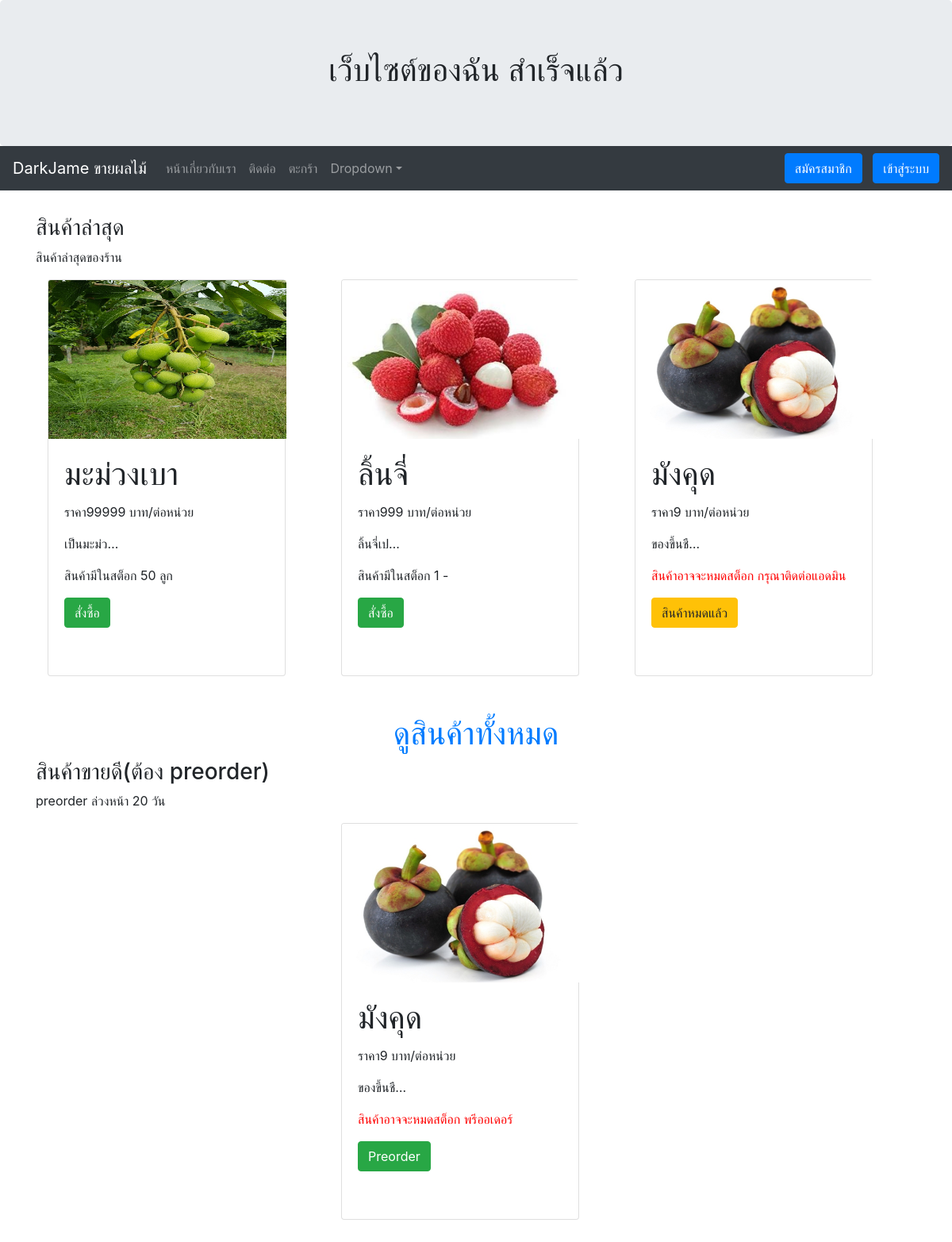
The page / on the database its author committed.
### myapp/models.py (models this page shows, shortened)
class Allproduct(models.Model):
	name = models.CharField(max_length=100)
	price = models.CharField(max_length=100)
	detail = models.TextField(null=True, blank=True)
	imageurl = models.CharField(max_length=200, null=True, blank=True)
	instock = models.BooleanField(default=True)
	quantity = models.IntegerField(default=1)
	unit = models.CharField(max_length=200, default='-')
	image = models.ImageField(upload_to="products", null=True, blank=True)

### myapp/views.py (the view)
# urls.py: 2. Add a URL to urlpatterns:  path('', Home.as_view(), name='home')
def Home(request):
	product = Allproduct.objects.all().order_by('id').reverse()[:3]
	preorder = Allproduct.objects.filter(quantity__lte=0)
	context = {'product': product, 'preorder': preorder}
	return render(request, 'myapp/home.html', context)

### templates/myapp/home.html
{% extends 'myapp/base.html' %}
{% block content %}
    <h3>สินค้าล่าสุด</h3>
    <p>สินค้าล่าสุดของร้าน</p>
    <div class="container-fluid">
        <div class="row">
            {% for pd in product %}
                <div class="container col-sm-4">
                    <div class="card" style="width:300px; height:500px">
                        {% if pd.image %}
                            <img class="card-img-top" src="{{ pd.image.url }}" width="400px" style="width:300px; height: 200px; overflow: hidden">
                        {% else %}
                            <img class="card-img-top" src="/media/default.png" width="300" style="width:300px; height: 200px; overflow: hidden">
                        {% endif %}
                        <div class="card-body">
                            <h1 class="card-title">{{ pd.name }} </h1>
                            <p>ราคา{{ pd.price }} บาท/ต่อหน่วย</p>
                            <p>{{ pd.detail|truncatechars_html:10 }}</p>
                            {% if pd.quantity > 0 %}
                                <p>สินค้ามีในสต็อก {{ pd.quantity }} {{ pd.unit }}</p>
                            {% else %}
                                <p><span style="color: red; ">สินค้าอาจจะหมดสต็อก กรุณาติดต่อแอดมิน</span></p>
                            {% endif %}
                            {% if pd.instock == True %}
                                <a href="#" class="btn btn-success">สั่งซื้อ</a>
                            {% else %}
                                <a href="#" class="btn btn-warning">สินค้าหมดแล้ว</a>
                            {% endif %}
                        </div>
                    </div>
                    <br><br>
                </div>
            {% endfor %}
        </div>
    </div>
    <div class="container">
    <div style="text-align: center;"><h1><a href="{% url 'allproduct-page' %}">ดูสินค้าทั้งหมด</a></h1></div>
    </div>
    <h3>สินค้าขายดี(ต้อง preorder)</h3>
    <p>preorder ล่วงหน้า 20 วัน</p>
    <div class="container-fluid">
        <div class="row">
            {% for pd in preorder %}
                <div class="container col-sm-4">
                    <div class="card" style="width:300px; height:500px">
                        {% if pd.image %}
                            <img class="card-img-top" src="{{ pd.image.url }}" width="400px" style="width:300px; height: 200px; overflow: hidden">
                        {% else %}
                            <img class="card-img-top" src="/media/default.png" width="300" style="width:300px; height: 200px; overflow: hidden">
                        {% endif %}
                        <div class="card-body">
                            <h1 class="card-title">{{ pd.name }} </h1>
                            <p>ราคา{{ pd.price }} บาท/ต่อหน่วย</p>
                            <p>{{ pd.detail|truncatechars_html:10 }}</p>
                            {% if pd.quantity > 0 %}
                                <p>สินค้ามีในสต็อก {{ pd.quantity }} {{ pd.unit }}</p>
                            {% else %}
                                <p><span style="color: red; ">สินค้าอาจจะหมดสต็อก พรีออเดอร์</span></p>
                                <a href="#" class="btn btn-success">Preorder</a>
                            {% endif %}
                        </div>
                    </div>
                    <br><br>
                </div>
            {% endfor %}
        </div>
    </div>
{% endblock %}

### rows shown on the page
Allproduct: image (picture), name "มะม่วงเบา", price "99999", detail "เป็นมะม่ว…", quantity "50", unit "ลูก", instock "สั่งซื้อ"
Allproduct: image (picture), name "ลิ้นจี่", price "999", detail "ลิ้นจี่เป…", quantity "1", unit "-", instock "สั่งซื้อ"
Allproduct: image (picture), name "มังคุด", price "9", detail "ของขึ้นชื…", quantity "สินค้าอาจจะหมดสต็อก กรุณาติดต่อแอดมิน", instock "สินค้าหมดแล้ว"
